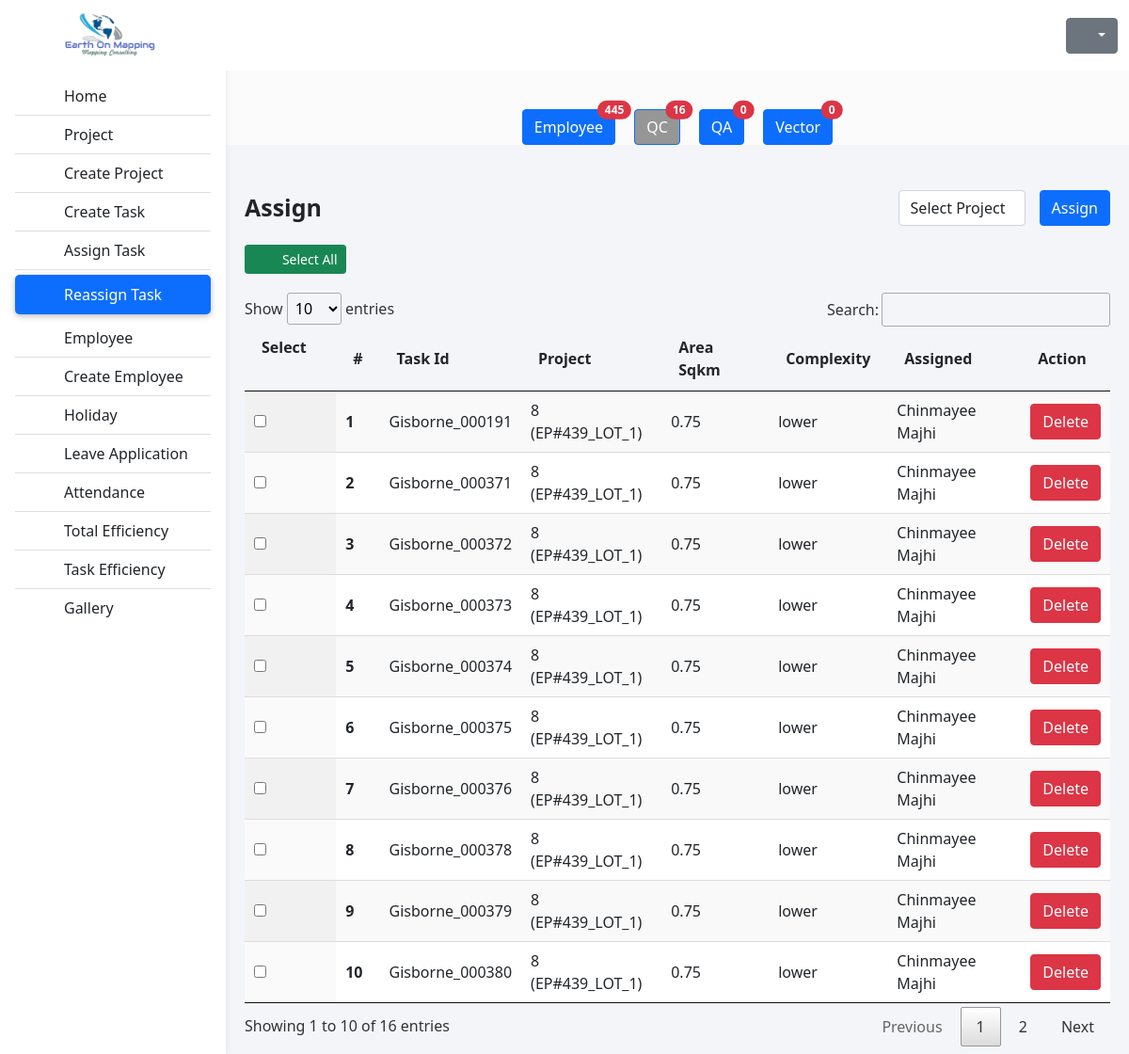
Page /reassign-qc-task.php (signed in) on the committed database.
### tables this page shows
CREATE TABLE `tasks` (
  `id` int(11) NOT NULL,
  `task_id` varchar(255) NOT NULL,
  `project_id` int(11) NOT NULL,
  `summary` varchar(255) DEFAULT NULL,
  `area_sqkm` float NOT NULL,
  `complexity` enum('higher','medium','lower') NOT NULL DEFAULT 'lower',
  `attachment` varchar(255) DEFAULT NULL,
  `start_date` date DEFAULT NULL,
  `end_date` date DEFAULT NULL,
  `estimated_hour` float NOT NULL,
  `status` enum('pending','ready','in_progress','ready_for_qc','assign_qc','qc_in_progress','ready_for_qa','assign_qa','qa_in_progress','ready_for_vector','assign_vector','vector_in_progress','complete') NOT NULL DEFAULT 'pending',
  `is_reassigned` tinyint(1) NOT NULL DEFAULT 0,
  `is_qc_failed` tinyint(1) NOT NULL DEFAULT 0,
  `is_qa_failed` tinyint(1) NOT NULL DEFAULT 0,
  `create_at` timestamp NOT NULL DEFAULT current_timestamp(),
  `update_at` timestamp NOT NULL DEFAULT current_timestamp()
);

CREATE TABLE `projects` (
  `project_id` int(11) NOT NULL,
  `project_name` varchar(250) NOT NULL,
  `summary` varchar(250) NOT NULL,
  `description` text NOT NULL,
  `original_estimation` varchar(255) DEFAULT NULL,
  `complexity` enum('higher','medium','lower') NOT NULL,
  `vector` tinyint(1) NOT NULL,
  `attachment` varchar(255) DEFAULT NULL,
  `start_date` date NOT NULL,
  `end_date` date NOT NULL,
  `estimated_hour` int(11) NOT NULL,
  `created_at` timestamp NOT NULL DEFAULT current_timestamp(),
  `update_at` timestamp NOT NULL DEFAULT current_timestamp()
);

CREATE TABLE `users` (
  `id` int(9) NOT NULL,
  `first_name` varchar(150) NOT NULL,
  `last_name` varchar(150) NOT NULL,
  `address` varchar(250) NOT NULL,
  `employee_id` varchar(150) NOT NULL,
  `phone` bigint(13) NOT NULL,
  `dob` date DEFAULT NULL,
  `profile` varchar(250) DEFAULT NULL,
  `user_type` enum('user','admin','teamleader') NOT NULL DEFAULT 'user',
  `password` varchar(255) NOT NULL,
  `create_at` datetime NOT NULL DEFAULT current_timestamp(),
  `update_at` datetime NOT NULL DEFAULT current_timestamp() ON UPDATE current_timestamp()
);

### reassign-qc-task.php (the view, shortened to what this page needs)
<?php
include 'settings/config/config.php';
$sql = $conn->prepare("SELECT * FROM `tasks` Where `status` = 'ready'");
$sql->execute();
$tasks = $sql->fetchAll(PDO::FETCH_ASSOC);
$countEmployee = count($tasks);
$qcCount = $conn->prepare("SELECT * FROM `tasks` Where `status` = 'assign_qc'");
$qcCount->execute();
$qcCount = $qcCount->fetchAll(PDO::FETCH_ASSOC);
$countQc = count($qcCount);
$qaCount = $conn->prepare("SELECT * FROM `tasks` Where `status` = 'assign_qa'");
$qaCount->execute();
$qaCount = $qaCount->fetchAll(PDO::FETCH_ASSOC);
$countQa = count($qaCount);
$vectorCount = $conn->prepare("SELECT * FROM `tasks` Where `status` = 'assign_vector'");
$vectorCount->execute();
$vectorCount = $vectorCount->fetchAll(PDO::FETCH_ASSOC);
$countVector = count($vectorCount);
?>
<?php
include 'settings/header.php'
  ?>
<main style="margin-top: 100px;">
  <div class="btn-group   justify-content-center d-flex  mt-3 " role="group">
    <a href="reassign-employee-task.php" style="display: flex;align-items: center;margin: 0 10px">
      <button type="button" class="btn btn-primary position-relative ">
        Employee
        <span class="position-absolute top-0 start-100 translate-middle badge rounded-pill bg-danger">
          <?php echo $countEmployee ?>
        </span>
      </button></a>
    <a href="#" style="display: flex;align-items: center;margin: 0 10px">
      <button type="button" class="btn btn-primary position-relative btn_active">
        QC
        <span class="position-absolute top-0 start-100 translate-middle badge rounded-pill bg-danger">
          <?php echo $countQc ?>
        </span>
      </button>
    </a>
    <a href="reassign-qa-task.php" style="display: flex;align-items: center;margin: 0 10px">
      <button type="button" class="btn btn-primary position-relative">
        QA
        <span class="position-absolute top-0 start-100 translate-middle badge rounded-pill bg-danger">
          <?php echo $countQa ?>
        </span>
      </button>
    </a>
    <a href="reassign-vector-task.php" style="display: flex;align-items: center;margin: 0 10px">
      <button type="button" class="btn btn-primary position-relative">
        Vector
        <span class="position-absolute top-0 start-100 translate-middle badge rounded-pill bg-danger">
          <?php echo $countVector ?>
        </span>
      </button>
    </a>
  </div>
  <div class="container pt-5 p-2">
    <div class="container">
      <div class="d-flex justify-content-between" style="font-size: 25px;">
        <p class="fw-bold">Assign</p>
        <div style="display: flex;">
          <select name="project" id="projectSelect" class="form-control" style="margin :0 15px;">
            <option value="">Select Project</option>
          </select>
          <a class="btn btn-primary" onclick="getAddAssign()">Assign</a>
        </div>
      </div>
      <p class="btn btn-success btn-sm" style="margin: 20px 0;" onclick="checkBoxChanged()"><i class="fa-solid fa-check-double" style="margin: 0 10px;"></i>Select All</p>
      <table id="dataTable" class="display">
        <thead>
          <tr>
            <th  scope="col"><span onclick="copyButton()">Select <i class="far fa-copy mr-2"></i></span></th>
            <th scope="col">#</th>
            <th scope="col">Task Id</th>
            <th scope="col">Project</th>
            <th scope="col">Area Sqkm</th>
            <th scope="col">Complexity</th>
            <th scope="col">Assigned</th>
            <th scope="col">Action</th>
          </tr>
        </thead>
        <tbody id="tableBody">
          <?php
          $i = 1;
          foreach ($qcCount as $task) {
            $project = $conn->prepare('SELECT * FROM `projects` WHERE `project_id` = ?');
            $project->execute([$task['project_id']]);
            $project = $project->fetch(PDO::FETCH_ASSOC);
            $assign = $conn->prepare("SELECT * FROM `assign` WHERE `task_id` = ? AND `role` = 'qc' AND `status` = 'assign'");
            $assign->execute([$task['task_id']]);
            $assign = $assign->fetch(PDO::FETCH_ASSOC);
            $user = $conn->prepare("SELECT * FROM `users` WHERE `id` = ? ");
            $user->execute([$assign['user_id']]);
            $user = $user->fetch(PDO::FETCH_ASSOC);
            echo '
                    <tr id="row_' . $task['task_id'] . '">
                      <th ><input type="checkbox" class="select_box" data-task="' . $task['task_id'] . '"  data-project="' . $task['project_id'] . '"  id="' . $task['task_id'] . '"></th>
                      <th scope="row">' . $i . '</th>
                      <td><label for="' . $task['task_id'] . '">' . $task['task_id'] . '</label></td>
                      <td>' . $task['project_id'] . ' (' . $project['project_name'] . ')</</td>
                      <td>' . $task['area_sqkm'] . '</td>
                      <td>' . $task['complexity'] . '</td>
                      <td>' . $user['first_name'] . ' ' . $user['last_name'] . '</td>
                      <td><a class="btn btn-danger" onclick="deleteUser(\'' . $task['task_id'] . '\')">Delete</a></td>
                    </tr>
                  ';
            $i++;
          }
          ?>
        </tbody>
      </table>
    </div>
</main>
</body>
</html>

### css/test.css (style rules this page uses)
* { margin: 0px; padding: 0px; }
body { background-color: #fbfbfb; }
@media (min-width: 991.98px) { main { padding-left: 240px; } }
p { padding-bottom: 0px; margin-bottom: 0px; }
.container { background-color: #f4f5f9; }
main { height: -webkit-fill-available; display: grid; align-items: center; }
a { text-decoration: none; }
.btn_active { background-color: #969696; }

### rows in the picture
tasks: task "Gisborne_000191", project "8", project.project_name "EP#439_LOT_1", area_sqkm "0.75", complexity "lower", users.first_name "Chinmayee", users.last_name "Majhi"
tasks: task "Gisborne_000371", project "8", project.project_name "EP#439_LOT_1", area_sqkm "0.75", complexity "lower", users.first_name "Chinmayee", users.last_name "Majhi"
tasks: task "Gisborne_000372", project "8", project.project_name "EP#439_LOT_1", area_sqkm "0.75", complexity "lower", users.first_name "Chinmayee", users.last_name "Majhi"
tasks: task "Gisborne_000373", project "8", project.project_name "EP#439_LOT_1", area_sqkm "0.75", complexity "lower", users.first_name "Chinmayee", users.last_name "Majhi"
tasks: task "Gisborne_000374", project "8", project.project_name "EP#439_LOT_1", area_sqkm "0.75", complexity "lower", users.first_name "Chinmayee", users.last_name "Majhi"
tasks: task "Gisborne_000375", project "8", project.project_name "EP#439_LOT_1", area_sqkm "0.75", complexity "lower", users.first_name "Chinmayee", users.last_name "Majhi"
tasks: task "Gisborne_000376", project "8", project.project_name "EP#439_LOT_1", area_sqkm "0.75", complexity "lower", users.first_name "Chinmayee", users.last_name "Majhi"
tasks: task "Gisborne_000378", project "8", project.project_name "EP#439_LOT_1", area_sqkm "0.75", complexity "lower", users.first_name "Chinmayee", users.last_name "Majhi"
tasks: task "Gisborne_000379", project "8", project.project_name "EP#439_LOT_1", area_sqkm "0.75", complexity "lower", users.first_name "Chinmayee", users.last_name "Majhi"
tasks: task "Gisborne_000380", project "8", project.project_name "EP#439_LOT_1", area_sqkm "0.75", complexity "lower", users.first_name "Chinmayee", users.last_name "Majhi"

### other values in the picture
$countEmployee "445"
$countQc "16"
$countQa "0"
$countVector "0"
